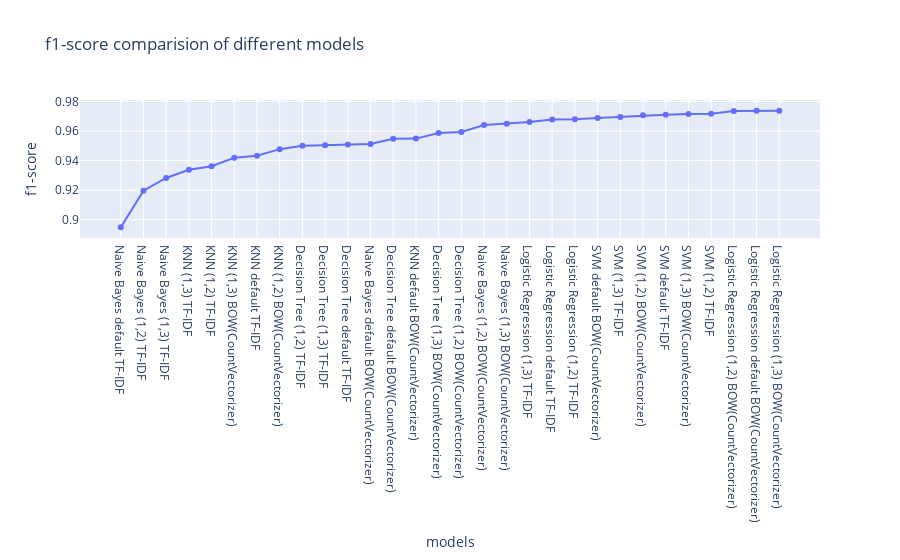

This figure's notebook cell:
### Code cell
px.line(x=x,y=result['f1_score'],markers='o',labels={'x':'models','y':'f1-score'},title="f1-score comparision of different models")

### Figure 1 — Plotly figure (JSON) as saved in the notebook; plotly's stock layout.template omitted (floating-point values rounded to 4 significant figures)
{"data": [{"hovertemplate": "models=%{x}<br>f1-score=%{y}<extra></extra>", "legendgroup": "", "line": {"color": "#636efa", "dash": "solid"}, "marker": {"symbol": "circle"}, "mode": "lines+markers", "name": "", "orientation": "v", "showlegend": false, "type": "scatter", "x": ["Naive Bayes default TF-IDF", "Naive Bayes (1,2) TF-IDF", "Naive Bayes (1,3) TF-IDF", "KNN (1,3) TF-IDF", "KNN (1,2) TF-IDF", "KNN (1,3) BOW(CountVectorizer)", "KNN default TF-IDF", "KNN (1,2) BOW(CountVectorizer)", "Decision Tree (1,2) TF-IDF", "Decision Tree (1,3) TF-IDF", "Decision Tree default TF-IDF", "Naive Bayes default BOW(CountVectorizer)", "Decision Tree default BOW(CountVectorizer)", "KNN default BOW(CountVectorizer)", "Decision Tree (1,3) BOW(CountVectorizer)", "Decision Tree (1,2) BOW(CountVectorizer)", "Naive Bayes (1,2) BOW(CountVectorizer)", "Naive Bayes (1,3) BOW(CountVectorizer)", "Logistic Regression (1,3) TF-IDF", "Logistic Regression default TF-IDF", "Logistic Regression (1,2) TF-IDF", "SVM default BOW(CountVectorizer)", "SVM (1,3) TF-IDF", "SVM (1,2) BOW(CountVectorizer)", "SVM default TF-IDF", "SVM (1,3) BOW(CountVectorizer)", "SVM (1,2) TF-IDF", "Logistic Regression (1,2) BOW(CountVectorizer)", "Logistic Regression default BOW(CountVectorizer)", "Logistic Regression (1,3) BOW(CountVectorizer)"], "xaxis": "x", "y": [0.8948, 0.9196, 0.9282, 0.9338, 0.9362, 0.942, 0.9433, 0.9477, 0.9501, 0.9503, 0.9508, 0.9513, 0.9548, 0.9549, 0.9587, 0.9594, 0.9641, 0.965, 0.9662, 0.9679, 0.968, 0.9688, 0.9696, 0.9707, 0.971, 0.9716, 0.9718, 0.9736, 0.9737, 0.9738], "yaxis": "y"}], "layout": {"legend": {"tracegroupgap": 0}, "title": {"text": "f1-score comparision of different models"}, "xaxis": {"anchor": "y", "domain": [0, 1], "title": {"text": "models"}}, "yaxis": {"anchor": "x", "domain": [0, 1], "title": {"text": "f1-score"}}}}
